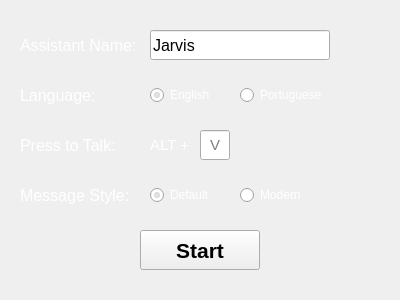
<?xml version="1.0" encoding="UTF-8"?>
<ui version="4.0">
 <class>MainWindow</class>
 <widget class="QMainWindow" name="MainWindow">
  <property name="geometry">
   <rect>
    <x>0</x>
    <y>0</y>
    <width>400</width>
    <height>300</height>
   </rect>
  </property>
  <property name="windowTitle">
   <string>MainWindow</string>
  </property>
  <property name="styleSheet">
   <string notr="true"/>
  </property>
  <widget class="QWidget" name="centralwidget">
   <property name="styleSheet">
    <string notr="true">#centralwidget {
	background-image: url(images/background.png);
}
</string>
   </property>
   <widget class="QLineEdit" name="assistantName">
    <property name="geometry">
     <rect>
      <x>150</x>
      <y>30</y>
      <width>180</width>
      <height>30</height>
     </rect>
    </property>
    <property name="font">
     <font>
      <pointsize>12</pointsize>
     </font>
    </property>
    <property name="text">
     <string>Jarvis</string>
    </property>
    <property name="maxLength">
     <number>20</number>
    </property>
    <property name="placeholderText">
     <string>Enter a name</string>
    </property>
   </widget>
   <widget class="QLabel" name="assistantNameLabel">
    <property name="geometry">
     <rect>
      <x>20</x>
      <y>30</y>
      <width>130</width>
      <height>30</height>
     </rect>
    </property>
    <property name="font">
     <font>
      <pointsize>12</pointsize>
     </font>
    </property>
    <property name="styleSheet">
     <string notr="true">color: rgb(255, 255, 255);</string>
    </property>
    <property name="text">
     <string>Assistant Name:</string>
    </property>
   </widget>
   <widget class="QLabel" name="languageLabel">
    <property name="geometry">
     <rect>
      <x>20</x>
      <y>80</y>
      <width>130</width>
      <height>30</height>
     </rect>
    </property>
    <property name="font">
     <font>
      <pointsize>12</pointsize>
     </font>
    </property>
    <property name="styleSheet">
     <string notr="true">color: rgb(255, 255, 255);</string>
    </property>
    <property name="text">
     <string>Language:</string>
    </property>
   </widget>
   <widget class="QRadioButton" name="englishSelector">
    <property name="geometry">
     <rect>
      <x>150</x>
      <y>80</y>
      <width>90</width>
      <height>30</height>
     </rect>
    </property>
    <property name="font">
     <font>
      <pointsize>9</pointsize>
     </font>
    </property>
    <property name="styleSheet">
     <string notr="true">color: rgb(255, 255, 255);</string>
    </property>
    <property name="text">
     <string>English</string>
    </property>
    <property name="checked">
     <bool>true</bool>
    </property>
    <attribute name="buttonGroup">
     <string notr="true">languageGroup</string>
    </attribute>
   </widget>
   <widget class="QRadioButton" name="portugueseSelector">
    <property name="geometry">
     <rect>
      <x>240</x>
      <y>80</y>
      <width>90</width>
      <height>30</height>
     </rect>
    </property>
    <property name="font">
     <font>
      <pointsize>9</pointsize>
     </font>
    </property>
    <property name="styleSheet">
     <string notr="true">color: rgb(255, 255, 255);</string>
    </property>
    <property name="text">
     <string>Portuguese</string>
    </property>
    <attribute name="buttonGroup">
     <string notr="true">languageGroup</string>
    </attribute>
   </widget>
   <widget class="QPushButton" name="startButton">
    <property name="geometry">
     <rect>
      <x>140</x>
      <y>230</y>
      <width>120</width>
      <height>40</height>
     </rect>
    </property>
    <property name="font">
     <font>
      <family>Arial</family>
      <pointsize>16</pointsize>
      <weight>75</weight>
      <bold>true</bold>
     </font>
    </property>
    <property name="styleSheet">
     <string notr="true"/>
    </property>
    <property name="text">
     <string>Start</string>
    </property>
   </widget>
   <widget class="QLabel" name="pressToTalkLabel">
    <property name="geometry">
     <rect>
      <x>20</x>
      <y>130</y>
      <width>130</width>
      <height>30</height>
     </rect>
    </property>
    <property name="font">
     <font>
      <pointsize>12</pointsize>
     </font>
    </property>
    <property name="styleSheet">
     <string notr="true">color: rgb(255, 255, 255);</string>
    </property>
    <property name="text">
     <string>Press to Talk:</string>
    </property>
   </widget>
   <widget class="QLineEdit" name="pressToTalk">
    <property name="geometry">
     <rect>
      <x>200</x>
      <y>130</y>
      <width>30</width>
      <height>30</height>
     </rect>
    </property>
    <property name="font">
     <font>
      <pointsize>11</pointsize>
     </font>
    </property>
    <property name="inputMask">
     <string/>
    </property>
    <property name="text">
     <string/>
    </property>
    <property name="maxLength">
     <number>1</number>
    </property>
    <property name="alignment">
     <set>Qt::AlignCenter</set>
    </property>
    <property name="placeholderText">
     <string>V</string>
    </property>
    <property name="clearButtonEnabled">
     <bool>false</bool>
    </property>
   </widget>
   <widget class="QLabel" name="identifierLabel">
    <property name="geometry">
     <rect>
      <x>150</x>
      <y>130</y>
      <width>40</width>
      <height>30</height>
     </rect>
    </property>
    <property name="font">
     <font>
      <pointsize>11</pointsize>
     </font>
    </property>
    <property name="styleSheet">
     <string notr="true">color: rgb(255, 255, 255);</string>
    </property>
    <property name="text">
     <string>ALT +</string>
    </property>
   </widget>
   <widget class="QLabel" name="styleLabel">
    <property name="geometry">
     <rect>
      <x>20</x>
      <y>180</y>
      <width>130</width>
      <height>30</height>
     </rect>
    </property>
    <property name="font">
     <font>
      <pointsize>12</pointsize>
     </font>
    </property>
    <property name="styleSheet">
     <string notr="true">color: rgb(255, 255, 255);</string>
    </property>
    <property name="text">
     <string>Message Style:</string>
    </property>
   </widget>
   <widget class="QRadioButton" name="modernStyleSelector">
    <property name="geometry">
     <rect>
      <x>240</x>
      <y>180</y>
      <width>90</width>
      <height>30</height>
     </rect>
    </property>
    <property name="font">
     <font>
      <pointsize>9</pointsize>
     </font>
    </property>
    <property name="styleSheet">
     <string notr="true">color: rgb(255, 255, 255);</string>
    </property>
    <property name="text">
     <string>Modern</string>
    </property>
    <attribute name="buttonGroup">
     <string notr="true">styleGroup</string>
    </attribute>
   </widget>
   <widget class="QRadioButton" name="defaultStyleSelector">
    <property name="geometry">
     <rect>
      <x>150</x>
      <y>180</y>
      <width>90</width>
      <height>30</height>
     </rect>
    </property>
    <property name="font">
     <font>
      <pointsize>9</pointsize>
     </font>
    </property>
    <property name="styleSheet">
     <string notr="true">color: rgb(255, 255, 255);</string>
    </property>
    <property name="text">
     <string>Default</string>
    </property>
    <property name="checked">
     <bool>true</bool>
    </property>
    <attribute name="buttonGroup">
     <string notr="true">styleGroup</string>
    </attribute>
   </widget>
  </widget>
 </widget>
 <resources/>
 <connections/>
 <buttongroups>
  <buttongroup name="languageGroup"/>
  <buttongroup name="styleGroup"/>
 </buttongroups>
</ui>
